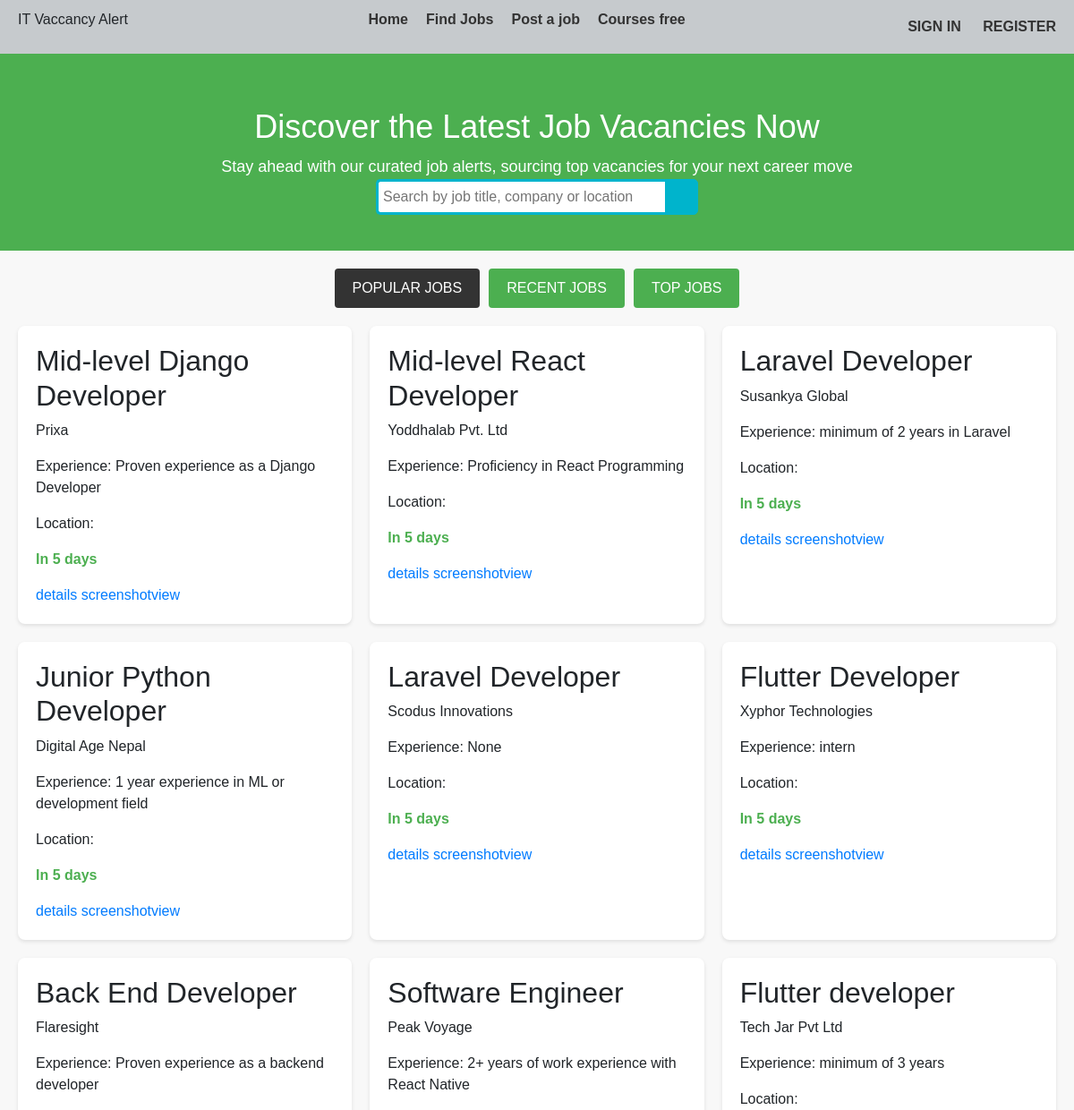
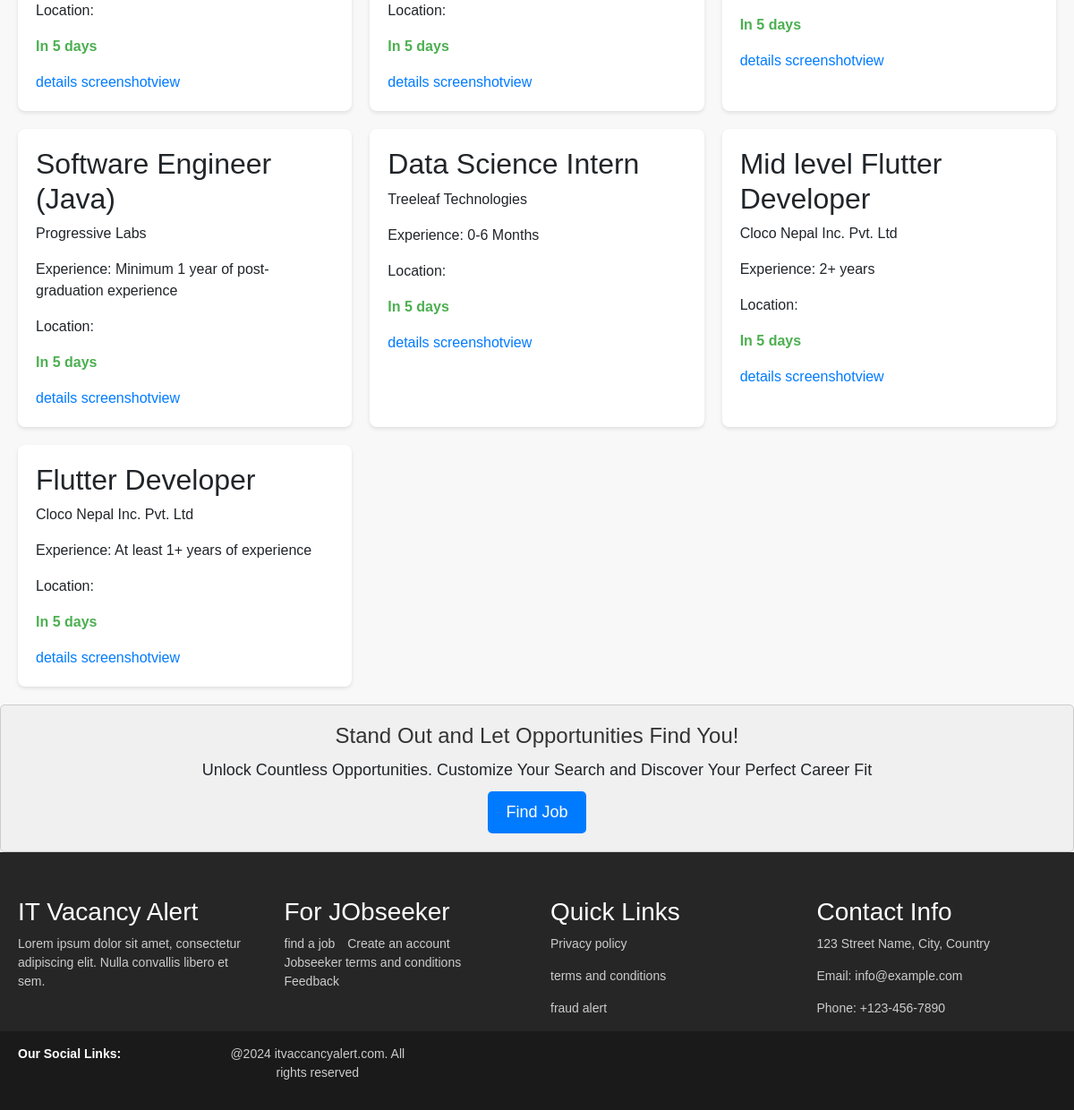
The page / on the database its author committed (2 pictures, top to bottom).
### image_gen/models.py (models this page shows, shortened)
class JobListing(models.Model):
    company = models.ForeignKey(Company, on_delete=models.CASCADE)
    position = models.CharField(max_length=100)
    experience = models.CharField(max_length=100, help_text='2-3 Years', null=True, blank=True)
    Employement_type  = models.CharField(max_length=50, choices=[
        ('Full-Time', 'Full-Time'),
        ('On-site Full-Time', 'On-site Full-Time'),
        ('Remote Full-Time', 'Remote Full-Time'),
        ('On-site Part-Time', 'On-site Part-Time'),
        ('Remote Part-Time', 'Remote Part-Time'),
        ('Hybrid Full-Time', 'Hybrid Full-Time'),
        ('Part-Time', 'Part-Time'),
        ('Remote', 'Remote'),
        ('Internship', 'Internship')
    ])
    Seniority_level = models.CharField(max_length=50, choices=[
        ('Junior', 'Junior'),
        ('Mid-Level', 'Mid-Level'),
        ('Senior', 'Senior'),
        ('Team Lead', 'Team Lead'),
        ('Project Manager', 'Project Manager')
    ], blank=True, null=True,)
    has_expired = models.BooleanField(default=False)
    deadline = models.DateTimeField(blank=True, null=True)
    date_published = models.DateTimeField(auto_now_add=True)
    application_link = models.URLField(blank=True, null=True)
    application_email = models.EmailField(blank=True, null=True)
    no_of_vaccancy = models.CharField(max_length=5,blank=True, null=True)
    education_level = models.CharField(max_length=100, blank=True, null=True)
    salary = models.CharField(max_length=100, default='Negotiable/Not Disclosed')
    vac_img = models.ImageField(upload_to='vaccancy', null=True, blank=True)
    skills = models.ManyToManyField('Skill', related_name='skills', blank=True)
    Job_views = models.PositiveIntegerField(default=0)
    application_count = models.PositiveIntegerField(default=0)
    class Meta:
        ordering = ['-id']

class Company(models.Model):
    name = models.CharField(max_length=100, unique=True)
    about = models.TextField(blank=True, null=True)
    email = models.EmailField(blank=True, null=True)
    website = models.URLField(blank=True, null=True)
    address = models.CharField(max_length=200, blank=True, null=True)
    phone_number = models.CharField(max_length=20, blank=True, null=True)
    established_date = models.CharField(max_length=4, validators=[validate_year_format], blank=True, null=True, help_text='Enter the year in YYYY format')
    SIZES = [
        ('1-10 Employees', '1-10 Employees'),
        ('11-20 Employees', '11-20 Employees'),
        ('21-30 Employees', '21-30 Employees'),
        ('31-50 Employees', '31-50 Employees'),
        ('51-200 Employees', '51-200 Employees'),
        ('201-500 Employees', '201-500 Employees')
    ]
    size = models.CharField(max_length=50, blank=True, null=True, choices=SIZES)
    logo = models.ImageField(upload_to='company_logos/', blank=True, null=True)
    industry = models.ForeignKey(Industry, on_delete=models.SET_NULL, null=True, blank=True)
    specialties = models.ManyToManyField(Specialty, related_name='specialties', blank=True)
    def __str__(self):
        return self.name
    class Meta:
        ordering = ['-id']

### image_gen/views.py (the view)
# urls.py: path('', views.listings, name='listings'),
def listings(request):
    jobs = JobListing.objects.all()
    return render(request, 'dashboard.html', {'jobs': jobs})

### image_gen/templates/dashboard.html (shortened to what this page needs)
{% extends 'base.html' %}
{% block content %}
<main>
    <div class="search-section">
        <h1>Discover the Latest Job Vacancies Now</h1>
        <p>Stay ahead with our curated job alerts, sourcing top vacancies for your next career move</p>
        <div class="wrap">
            <div class="search">
                <input type="text" class="searchTerm" placeholder="Search by job title, company or location">
                <button type="submit" class="searchButton">
                </button>
            </div>
        </div>
    </div>
    <div class="job-section">
        <div class="tabs">
            <button class="tab-link active">POPULAR JOBS</button>
            <button class="tab-link">RECENT JOBS</button>
            <button class="tab-link">TOP JOBS</button>
        </div>
        <div class="job-list">
            {% for job in jobs %}
            <div class="job-card" onclick="location.href='{% url 'job_listing_details' job.id %}'">
                <h2>{{ job.position }}</h2>
                <p>{{ job.company }}</p>
                <p>Experience: {{ job.experience }}</p>
                <p>Location: {{ job.location }}</p>
                <p class="days-left">In 5 days</p>
                <a href="{% url 'job_listing_details' job.id %}">details</a>
                <a href="{% url 'screenshotview' job.id %}">screenshotview</a>
            </div>
            {% endfor %}
        </div>
    </div>
    <div class="banner-text">
        <h2>Stand Out and Let Opportunities Find You!</h2>
        <p>Unlock Countless Opportunities. Customize Your Search and Discover Your Perfect Career Fit</p>
        <a href="#" class="button">Find Job</a>
    </div>
</main>
{% endblock %}

### static/css/style4.css (style rules this page uses)
body { font-family: Arial, sans-serif; margin: 0; padding: 0; background-color: #f8f8f8; }
.search-section { text-align: center; padding: 60px 20px; background-color: #4CAF50; color: #fff; }
.search-section h1 { margin: 0; font-size: 36px; }
.search-section p { margin: 10px 0 20px; font-size: 18px; }
.job-section { max-width: 1200px; margin: 20px auto; padding: 0 20px; }
.tabs { display: flex; justify-content: center; gap: 10px; margin-bottom: 20px; }
.tab-link { padding: 10px 20px; background-color: #4CAF50; color: #fff; border: none; border-radius: 4px; cursor: pointer; }
.tab-link.active { background-color: #333; }
.job-list { display: grid; grid-template-columns: repeat(auto-fill, minmax(300px, 1fr)); gap: 20px; }
.job-card { background-color: #fff; padding: 20px; border-radius: 8px; box-shadow: 0 2px 4px rgba(0,0,0,0.1); cursor: pointer; }
.job-card h2 { margin-top: 0; }
.job-card .days-left { color: #4CAF50; font-weight: bold; }
.search { width: 100%; position: relative; display: flex; }
.searchTerm { width: 100%; border: 3px solid #00B4CC; border-right: none; padding: 5px; border-radius: 5px 0 0 5px; outline: none; color: #9DBFAF; }
.searchButton { width: 40px; border: 1px solid #00B4CC; background: #00B4CC; text-align: center; color: #fff; border-radius: 0 5px 5px 0; cursor: pointer; font-size: 20px; }
.wrap { width: 30%; position: absolute; left: 50%; transform: translate(-50%, -50%); }
.banner-text { font-family: Arial, sans-serif; font-size: 18px; line-height: 1.5; text-align: center; padding: 20px; background-color: #f0f0f0; border: 1px solid #ccc; border-radius: 5px; margin: 0 auto; }
.banner-text h2 { font-size: 24px; margin-bottom: 10px; color: #333; }
.banner-text p { margin-bottom: 10px; }
.button { display: inline-block; padding: 10px 20px; background-color: #007bff; color: #fff; text-decoration: none; border-radius: 5px; transition: background-color 0.3s ease; }

### rows shown on the page
JobListing: position "Mid-level Django Developer", company "Prixa", experience "Proven experience as a Django Developer"
JobListing: position "Mid-level React Developer", company "Yoddhalab Pvt. Ltd", experience "Proficiency in React Programming"
JobListing: position "Laravel Developer", company "Susankya Global", experience "minimum of 2 years in Laravel"
JobListing: position "Junior Python Developer", company "Digital Age Nepal", experience "1 year experience in ML or development field"
JobListing: position "Laravel Developer", company "Scodus Innovations", experience "None"
JobListing: position "Flutter Developer", company "Xyphor Technologies", experience "intern"
JobListing: position "Back End Developer", company "Flaresight", experience "Proven experience as a backend developer"
JobListing: position "Software Engineer", company "Peak Voyage", experience "2+ years of work experience with React Native"
JobListing: position "Flutter developer", company "Tech Jar Pvt Ltd", experience "minimum of 3 years"
JobListing: position "Software Engineer (Java)", company "Progressive Labs", experience "Minimum 1 year of post-graduation experience"
JobListing: position "Data Science Intern", company "Treeleaf Technologies", experience "0-6 Months"
JobListing: position "Mid level Flutter Developer", company "Cloco Nepal Inc. Pvt. Ltd", experience "2+ years"
JobListing: position "Flutter Developer", company "Cloco Nepal Inc. Pvt. Ltd", experience "At least 1+ years of experience"
